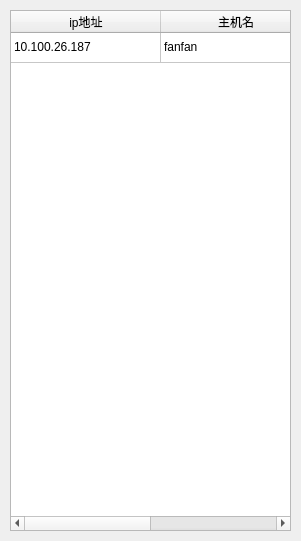
<?xml version="1.0" encoding="UTF-8"?>
<ui version="4.0">
 <class>FeiQDialog</class>
 <widget class="QDialog" name="FeiQDialog">
  <property name="geometry">
   <rect>
    <x>0</x>
    <y>0</y>
    <width>301</width>
    <height>541</height>
   </rect>
  </property>
  <property name="minimumSize">
   <size>
    <width>301</width>
    <height>541</height>
   </size>
  </property>
  <property name="maximumSize">
   <size>
    <width>301</width>
    <height>541</height>
   </size>
  </property>
  <property name="windowTitle">
   <string>FeiQDialog</string>
  </property>
  <widget class="QTableWidget" name="tw_friend">
   <property name="geometry">
    <rect>
     <x>10</x>
     <y>10</y>
     <width>281</width>
     <height>521</height>
    </rect>
   </property>
   <property name="styleSheet">
    <string notr="true">background-image: url(:/ede/_20220327123907.jpg);</string>
   </property>
   <property name="editTriggers">
    <set>QAbstractItemView::NoEditTriggers</set>
   </property>
   <property name="selectionBehavior">
    <enum>QAbstractItemView::SelectRows</enum>
   </property>
   <property name="columnCount">
    <number>2</number>
   </property>
   <attribute name="horizontalHeaderDefaultSectionSize">
    <number>150</number>
   </attribute>
   <attribute name="horizontalHeaderStretchLastSection">
    <bool>true</bool>
   </attribute>
   <attribute name="verticalHeaderVisible">
    <bool>false</bool>
   </attribute>
   <row>
    <property name="text">
     <string>10.100.26.187</string>
    </property>
   </row>
   <column>
    <property name="text">
     <string>ip地址</string>
    </property>
   </column>
   <column>
    <property name="text">
     <string>主机名</string>
    </property>
   </column>
   <item row="0" column="0">
    <property name="text">
     <string>10.100.26.187</string>
    </property>
   </item>
   <item row="0" column="1">
    <property name="text">
     <string>fanfan</string>
    </property>
   </item>
  </widget>
 </widget>
 <layoutdefault spacing="6" margin="11"/>
 <resources/>
 <connections/>
</ui>
